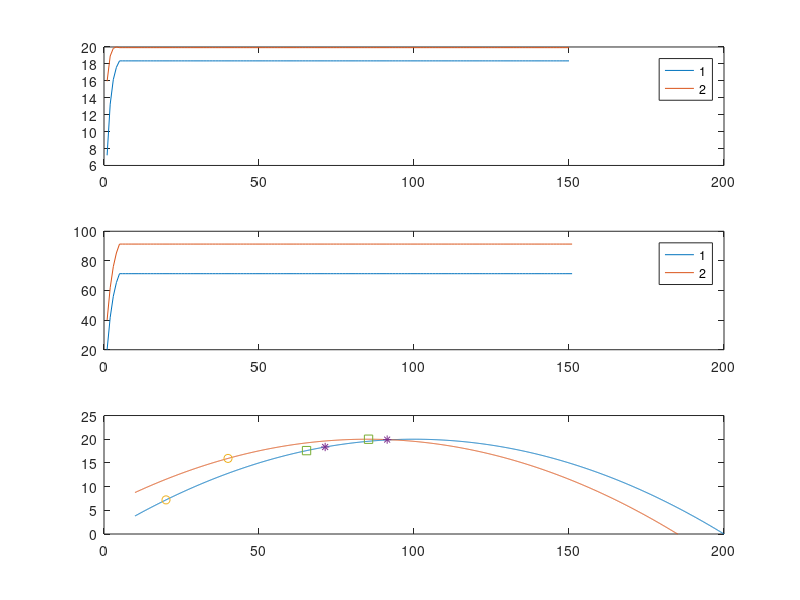

Recreate this plot in MATLAB.
clear all
close all
clc

oDoFigures = 1;

nIterations = 150;
iPerturb = 60;

kmu = 100;
kmu = 50;
delta = 20;

% RextMax = 1050;
% RextMin = 50;
RextMax = 200;
RextMin = 10;

% Rres = 0.1;
Rres = 0;

Rinit = 30;
% Rinit = 170;

Rext = zeros(nIterations, 2);

Rext(1, 1) = Rinit - delta/2;
Rext(1, 2) = Rinit + delta/2;
% Rext(1) = rand*(RextMax - RextMin) + RextMin;

cmd = [0 Rinit];
grad = [0 0];
format short

diff = zeros(nIterations,1);
gradSingle = zeros(nIterations,2);

beta(1) = 0;
beta(2) = 15;
% beta(2) = 0;
gamma(1) = 0;
gamma(2) = 10;
gamma(2) = 0;

Dopt(1) = 100 - beta (1);
Jopt(1) = 20  + gamma(1);
Dopt(2) = 100 - beta (2);
Jopt(2) = 20  + gamma(2);

% OCV = 1.2;

J = zeros(2, nIterations);

gradMem = zeros(nIterations, 2);
cmdMem  = zeros(nIterations, 2);
ni = 1:nIterations;
ni = ni';

T = 0.0001;
% T = 1;

iMem = 0;
oDiffBetweenUnits = 0;

oMultiUnitMode = 1;
oFindOptMode = 0;
oPsoMode = 0;

betaBetweenUnits = 0;
gammaBetweenUnits = 0;

%% Algorithm

tic
waitBarHandler = waitbar(0);
for i = 1 : nIterations
  
  if (i == 1)
    J(1, i) = -0.002 * (Rext(i, 2) - Dopt(1))^2 + Jopt(1);
    J(2, i) = -0.002 * (Rext(i, 2) - Dopt(2))^2 + Jopt(2);
    gammaDiff = J(2,i) - J(1,i);
  end
  
  waitbar(i/nIterations);
  
  % Unit 1
  J(1, i) = -0.002 * (Rext(i, 1) - Dopt(1))^2 + Jopt(1);
%   J(1, i) = OCV^2 * Rext(i, 1) / (Dopt(1) + Rext(i, 1))^2 + gamma(1);
%     J(iData, iUnit) = ocv^2 * d(iData, iUnit) / (rInt + d(iData, iUnit))^2;
  
  % Unit 2
  J(2, i) = -0.002 * (Rext(i, 2) - Dopt(2))^2 + Jopt(2);
%   J(2, i) = OCV^2 * Rext(i, 2) / (Dopt(2) + Rext(i, 2))^2 + gamma(2);

  if oMultiUnitMode
  
    % Tustin's discrete integrator
    grad(1) = grad(2);

    diff(i) = J(2, i) - J(1, i);
    if i ~= 1
      gradSingle(i, 1) = J(1, i) - J(1, i-1);
      gradSingle(i, 2) = J(2, i) - J(2, i-1);
      if sign(gradSingle(i, 1)) < 0 && sign(gradSingle(i,2)) < 0
        grad(2) = -kmu*diff(i);
        oDiffBetweenUnits = 1;
      elseif sign(gradSingle(i, 1)) > 0 && sign(gradSingle(i,2)) > 0 && ~oDiffBetweenUnits
        grad(2) = kmu*diff(i);
      elseif sign(gradSingle(i, 1)) > 0 && sign(gradSingle(i,2)) > 0 && oDiffBetweenUnits
        grad(2) = -kmu*diff(i);
      else
        if iMem == 0
          iMem = i
        end
        grad(2) = 0;
%         oMultiUnitMode = 0;
%         oFindOptMode = 1;
%         oPsoMode = 0;
      end
    else
      gradSingle(i,1) = J(1,i);
      gradSingle(i,2) = J(2,i);
      grad(2) = kmu * diff(i);
    end
  %   grad(2) = kmu * diff(i);
    cmd(1) = cmd(2);
  %   cmd(2) = cmd(1) + T/2*(grad(1) + grad(2));
    cmd(2) = cmd(1) + grad(2)/delta;

    if abs(cmd(2) - cmd(1)) < Rres
      cmd(2) = cmd(1);
    end

    Rext(i+1, 1) = cmd(2) - delta/2;
    Rext(i+1, 2) = cmd(2) + delta/2;

    if Rext(i+1, 2) > RextMax
      Rext(i+1, 1) = RextMax - delta;
      Rext(i+1, 2) = RextMax;
    end
    if Rext(i+1, 1) < RextMin
      Rext(i+1, 1) = RextMin;
      Rext(i+1, 2) = RextMin + delta;
    end

  %   if (i < nIterations)
  %     Rext(i+1) = min(RextMax, cmd(2));
  %     Rext(i+1) = max(RextMin, Rext(i+1));
  %   end
    gradMem(i, :) = grad;
    cmdMem (i, :) = cmd;
  
  end
end
toc

Rfig = RextMin:.1:RextMax;
Jfig1 = -0.002 .* (Rfig - Dopt(1)).^2 + Jopt(1);
Jfig2 = -0.002 .* (Rfig - Dopt(2)).^2 + Jopt(2);
% Jfig1 = OCV^2 .* Rfig ./ (Dopt(1) + Rfig).^2 + gamma(1);
% Jfig2 = OCV^2 .* Rfig ./ (Dopt(2) + Rfig).^2 + gamma(2);

if oDoFigures
  subplot(3,1,1)
  plot(J(1,:))
  hold on
  plot(J(2,:))
  legend({'1' '2'})
  hold off
  
  subplot(3,1,2)
  plot(Rext(:,1))
  hold on
  plot(Rext(:,2))
  legend({'1' '2'})
  hold off
  
  subplot(3,1,3)
  plot(Rfig, Jfig1, Rfig, Jfig2)
  hold on
  plot(Rext(1, :), J(:, 1), 'o')
  plot(Rext(end, :), J(:, end), '*')
  plot(Rext(iMem - 1, :), J(:, iMem - 1), 's')
%   legend({'1' '2'})
  currentAxis = axis;
  axis([currentAxis(1) currentAxis(2) 0 currentAxis(4)+5])
  hold off
end

close(waitBarHandler)

%% Steady-state

ssPrecision = 0.05;

iSteadyState = nIterations + 1;

iStart = 1;

for iData = iStart : nIterations

  meanD = mean(Rext(iData:end, :));
    
  for jData = iData : nIterations
    if ( mean( (Rext(jData, :) <= (1 + ssPrecision).*meanD) & (Rext(jData, :) >= (1 - ssPrecision).*meanD) ) ~= 1 )
      iSteadyState = nIterations + 1;
      break;
    else
      iSteadyState = iData;
    end
  end
  
  if (iSteadyState ~= nIterations + 1)
    break;
  end
end

if iStart ~= 1
  iSteadyState = iSteadyState - iStart;
else
  iSteadyState;
end